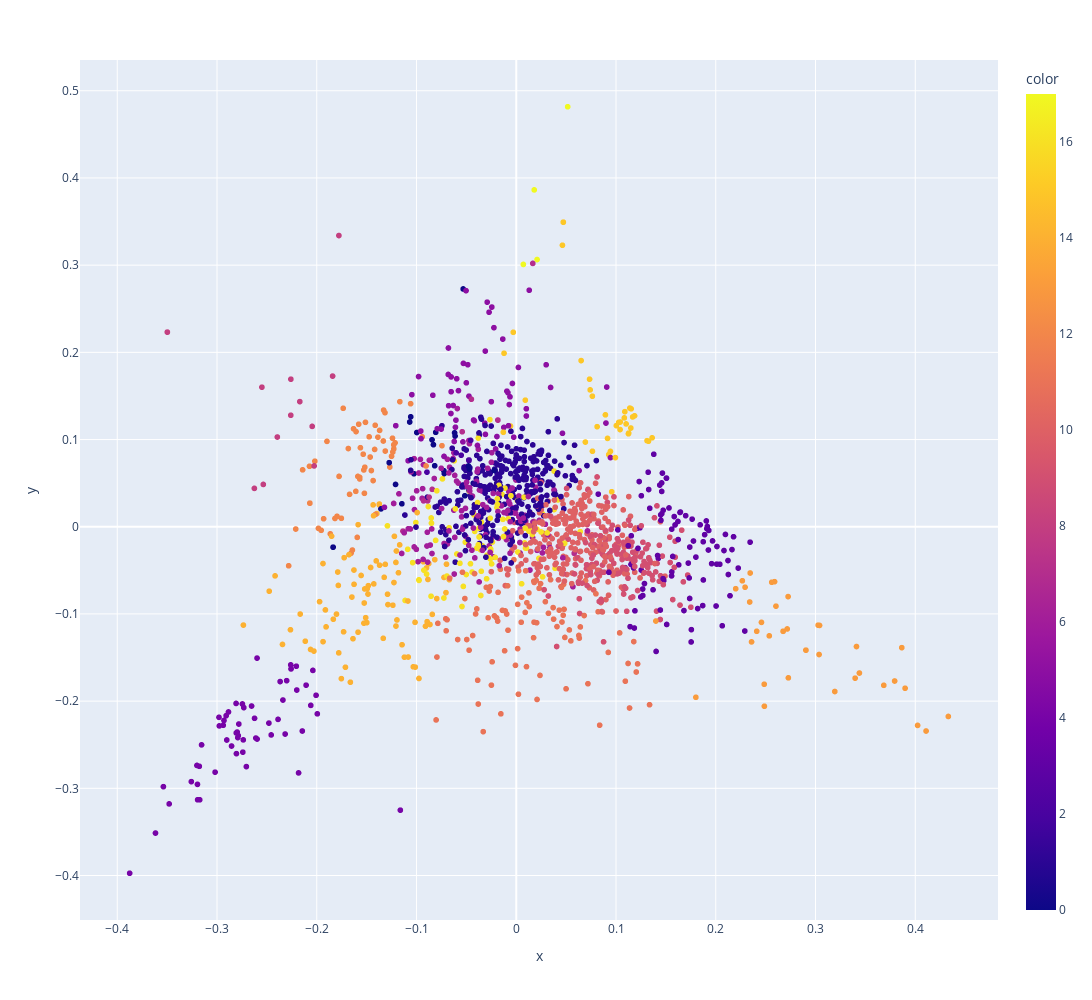

Source (notebook cell):
### Code cell
fig = px.scatter(
    x=flat_df["pca_x"],
    y=flat_df["pca_y"],
    hover_name=flat_df["document_name"],
    hover_data={"authors": flat_df["author_flat"]},
    color=flat_df["cluster"],
    width=1400,
    height=1000,
)

fig.update_layout(
    legend=dict(orientation="h", yanchor="bottom", y=-0.5, xanchor="right", x=1)
)

fig.show()

### Figure 1 — Plotly figure (JSON) as saved in the notebook; plotly's stock layout.template omitted (floating-point values rounded to 4 significant figures; data arrays with more than 128 entries replaced by an {"elided": "..."} marker saying what was removed)
{"data": [{"customdata": {"elided": "1679x1 str values"}, "hovertemplate": "<b>%{hovertext}</b><br><br>x=%{x}<br>y=%{y}<br>authors=%{customdata[0]}<br>color=%{marker.color}<extra></extra>", "hovertext": {"elided": "1679 str values"}, "legendgroup": "", "marker": {"color": {"elided": "1679 int values"}, "coloraxis": "coloraxis", "symbol": "circle"}, "mode": "markers", "name": "", "showlegend": false, "type": "scattergl", "x": {"elided": "1679 float values"}, "xaxis": "x", "y": {"elided": "1679 float values"}, "yaxis": "y"}], "layout": {"coloraxis": {"colorbar": {"title": {"text": "color"}}, "colorscale": [[0, "#0d0887"], [0.1111, "#46039f"], [0.2222, "#7201a8"], [0.3333, "#9c179e"], [0.4444, "#bd3786"], [0.5556, "#d8576b"], [0.6667, "#ed7953"], [0.7778, "#fb9f3a"], [0.8889, "#fdca26"], [1, "#f0f921"]]}, "height": 1000, "legend": {"orientation": "h", "tracegroupgap": 0, "x": 1, "xanchor": "right", "y": -0.5, "yanchor": "bottom"}, "margin": {"t": 60}, "width": 1400, "xaxis": {"anchor": "y", "autorange": true, "domain": [0, 1], "range": [-0.4363, 0.4819], "title": {"text": "x"}, "type": "linear"}, "yaxis": {"anchor": "x", "autorange": true, "domain": [0, 1], "range": [-0.451, 0.5353], "title": {"text": "y"}, "type": "linear"}}}
